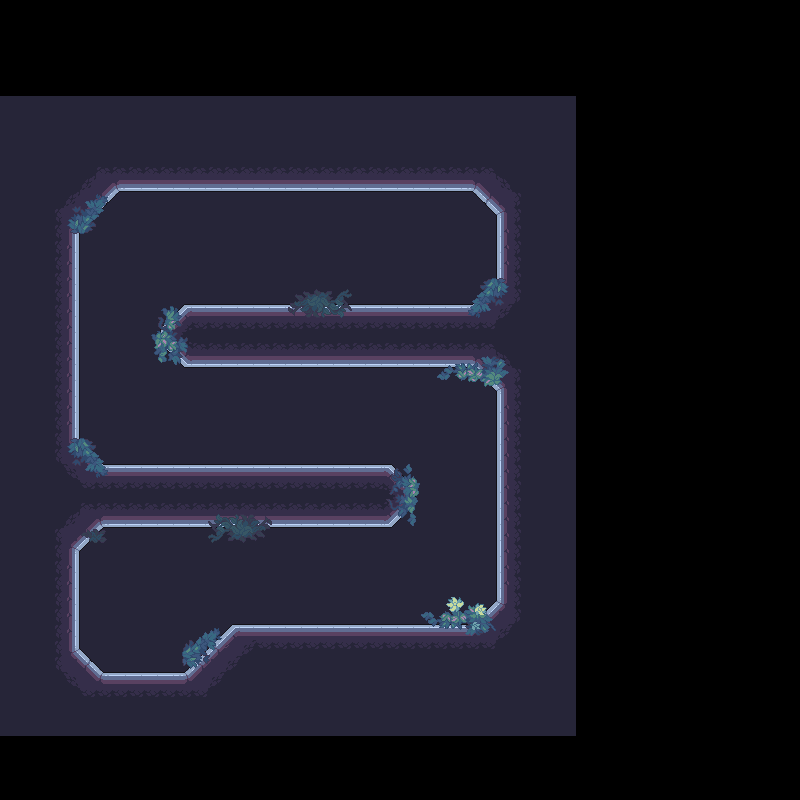

This is a level from a 2D game, rendered from its Tiled map with the project's own tilesets. A one-line summary and the map file follow, with tile-layer data summarised:
An orthogonal 50x50 tile map with 16x16 px tiles, 3 tile layers (bg, wall, der) and 13 objects (10x Enemy, Player, door, chest).

<map version="1.10" tiledversion="1.11.2" orientation="orthogonal" renderorder="right-down" width="50" height="50" tilewidth="16" tileheight="16" infinite="0" nextlayerid="5" nextobjectid="24">
 <tileset firstgid="1" source="地图.tsx" />
 <layer id="2" name="bg" width="50" height="50">
  <data>[2500 cells, 1440 non-empty, 1 distinct tile ids]</data>
 </layer>
 <layer id="1" name="wall" width="50" height="50">
  <data>[2500 cells, 422 non-empty, 71 distinct tile ids]</data>
 </layer>
 <layer id="3" name="der" width="50" height="50">
  <data>[2500 cells, 108 non-empty, 82 distinct tile ids]</data>
 </layer>
 <objectgroup id="4" name="对象层 1">
  <object id="2" name="Enemy" x="271" y="581">
   <point />
  </object>
  <object id="4" name="Enemy" x="447.5" y="534">
   <point />
  </object>
  <object id="6" name="Enemy" x="317" y="414.5">
   <point />
  </object>
  <object id="7" name="Enemy" x="208" y="411">
   <point />
  </object>
  <object id="8" name="Enemy" x="140" y="412.5">
   <point />
  </object>
  <object id="9" name="Enemy" x="118" y="307">
   <point />
  </object>
  <object id="10" name="Enemy" x="144.5" y="239.5">
   <point />
  </object>
  <object id="11" name="Enemy" x="219.5" y="240.5">
   <point />
  </object>
  <object id="12" name="Enemy" x="99" y="603.5">
   <point />
  </object>
  <object id="19" name="Enemy" x="455.667" y="456.333">
   <point />
  </object>
  <object id="21" name="Player" x="449.333" y="246">
   <point />
  </object>
  <object id="22" name="door" x="144.333" y="630.667">
   <point />
  </object>
  <object id="23" name="chest" x="265" y="596">
   <point />
  </object>
 </objectgroup>
</map>
